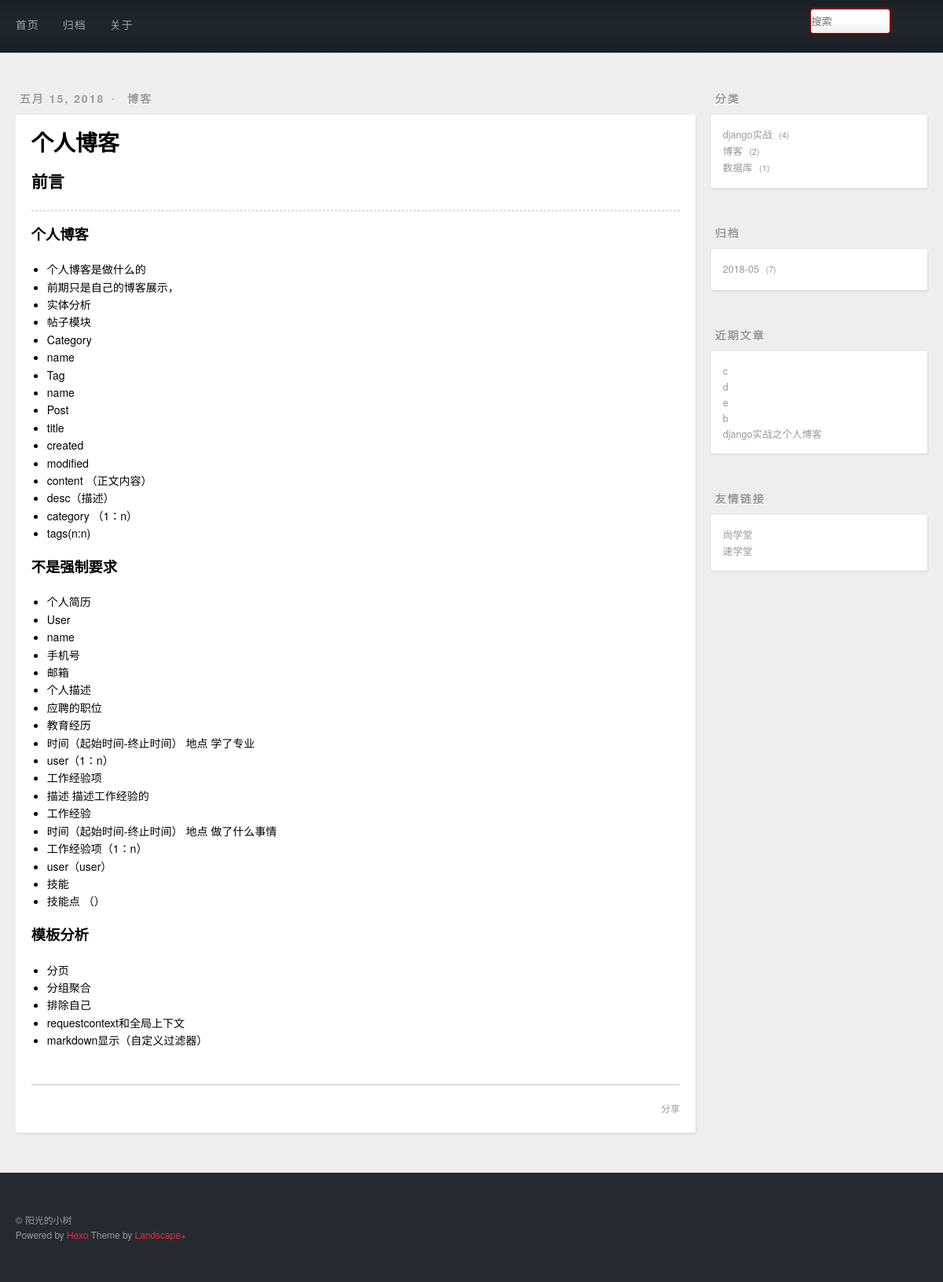
Page /post/details/2/ on the committed database.
### post/models.py (models this page shows, shortened)
class Post(models.Model):
    title=models.CharField(max_length=20)
    desc=RichTextUploadingField()
    content=models.TextField()
    created=models.DateField(auto_now_add=True)
    modified=models.DateTimeField(auto_now=True)
    category=models.ForeignKey(Category,on_delete=models.CASCADE,)
    tags=models.ManyToManyField(Tag)

class Category(models.Model):
    name=models.CharField(max_length=20,unique=True)
    def __str__(self):
        return u'%s'%self.name

### post/views.py (the view)
# urls.py: url(r'post/details/(\d+)/$',views.post_details_view),
def post_details_view(request,post_id):
    try:
        post=Post.objects.get(id=post_id)
    except:
        pass
    return render(request,'details.html',{'post':post})

### post/contextprocessor.py (called while the page is built)
def sidebar_context_processor(request):
    context={}
    context['category']=Post.objects.values('category','category__name').annotate(count=Count('*'))
    row = get_archive()
    context['archive']=row
    context['recent']=Post.objects.order_by('-created').all()[:5]
    return context

def get_archive():
    from django.db import connection, transaction
    cursor = connection.cursor()
    query = 'select substr(p.created,1,4) year,substr(p.created,6,2) month,count(*) countnum from post_post p group by substr(p.created,1,4) ,substr(p.created,6,2)'
    cursor.execute(query)
    row = cursor.fetchall()
    return row

### post/templatetags/custommark.py (called while the page is built)
@register.filter
def mark(value):
    return markdown.markdown(value)

### post/templates/details.html (shortened to what this page needs)
{% extends 'base.html' %}
{% load custommark %}
{% block main %}
    <article class="article article-type-post">
        <div class="article-meta">
          <a class="article-date">
            <time>{{ post.created|date }}</time>
          </a>
          <div class="article-category">
            <a class="article-category-link" href="#" target="_blank">{{ post.category }}</a>
          </div>
        </div>
        <div class="article-inner">
            <header class="article-header">
                <h1 itemprop="name">
                    <a class="article-title">{{ post.title }}</a>
                </h1>
            </header>
    <div class="article-entry" itemprop="articleBody">
        <h2>前言</h2>
        <hr>
    {{ post.content|mark|safe }}
    </div>
    <footer class="article-footer">
      <a data-url="存放文章的url" class="article-share-link">分享</a>
    </footer>
  </div>
    </article>
{% endblock main %}

### templates/sidebar.html
<aside id="sidebar">
  <div class="widget-wrap">
    <h3 class="widget-title">分类</h3>
    <div class="widget">
      <ul class="category-list">
          {% for cate in category %}
              <li class="category-list-item">
                  <a class="category-list-link" href="/category/{{ cate.category }}">{{ cate.category__name }}</a>
                  <span class="category-list-count">{{ cate.count }}</span>
              </li>
          {% endfor %}
      </ul>
      </div>
  </div>
  <div class="widget-wrap">
    <h3 class="widget-title">归档</h3>
    <div class="widget">
      <ul class="archive-list">
          {% for arch in archive %}
              <li class="archive-list-item">
                  <a class="archive-list-link" href="/archive/{{ arch.0 }}/{{ arch.1 }}">{{ arch.0 }}-{{ arch.1 }}</a>
                  <span class="archive-list-count">{{ arch.2}}</span>
              </li>
          {% endfor %}
      </ul>
    </div>
  </div>
  <div class="widget-wrap">
    <h3 class="widget-title">近期文章</h3>
    <div class="widget">
      <ul>
          {% for rec in recent %}
              <li>
                <a href="/post/details/{{ rec.id }}">{{ rec.title }}</a>
              </li>
          {% endfor %}
      </ul>
    </div>
  </div>
  <div class="widget-wrap">
    <h3 class="widget-title">友情链接</h3>
    <div class="widget">
      <ul>
          <li>
            <a href="http://www.bjsxt.com/" target="_blank">尚学堂</a>
          </li>
          <li>
            <a href="http://www.sxt.cn/" target="_blank">速学堂</a>
          </li>
      </ul>
    </div>
  </div>
</aside>

### rows in the picture
Post: created "五月 15, 2018", category "博客", title "个人博客", content|mark "个人博客 个人博客是做什么的 前期只是自己的博客展示， 实体分析 帖子模块 Category name Tag name Post title created modified content （正文内容） desc（描述） category （1：n） tags(n:n) 不是强制要求 个人简历 User name 手机号 邮箱 个人描述 应聘的职位 教育经历 时间（起始时间-终止时间） 地点 学了专业 user（1：n） 工作经验项 描述 描述工作经验的 工作经验 时间（起始时间-终止时间） 地点 做了什么事情 工作经验项（1：n） user（user） 技能 技能点 （） 模板分析 分页 分组聚合 排除自己 requestcontext和全局上下文 markdown显示（自定义过滤器）"
Post: title "c"
Post: title "d"
Post: title "e"
Post: title "b"
Post: title "django实战之个人博客"

### other values in the picture
{{ cate.category__name }} "django实战" "博客" "数据库"
{{ cate.count }} "4" "2" "1"
{{ arch.0 }} "2018"
{{ arch.1 }} "05"
{{ arch.2 }} "7"
